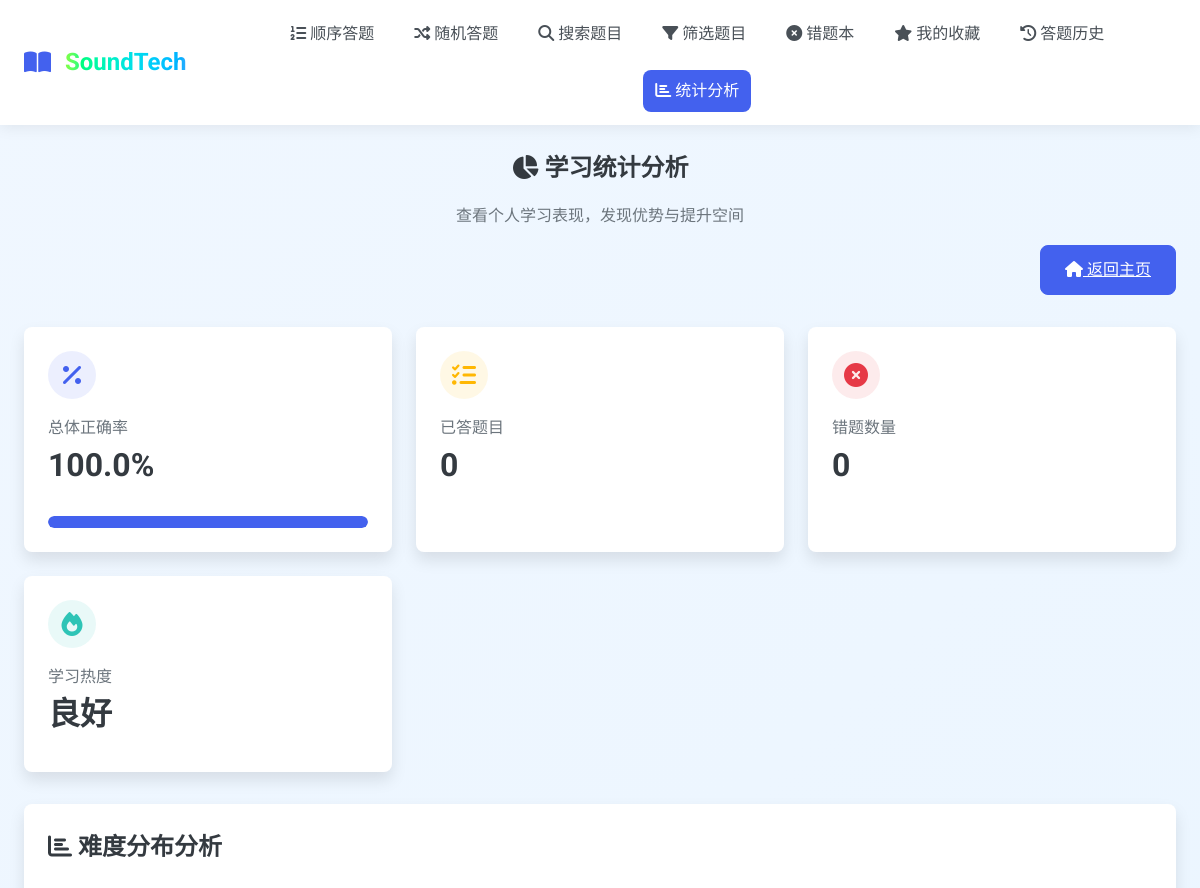
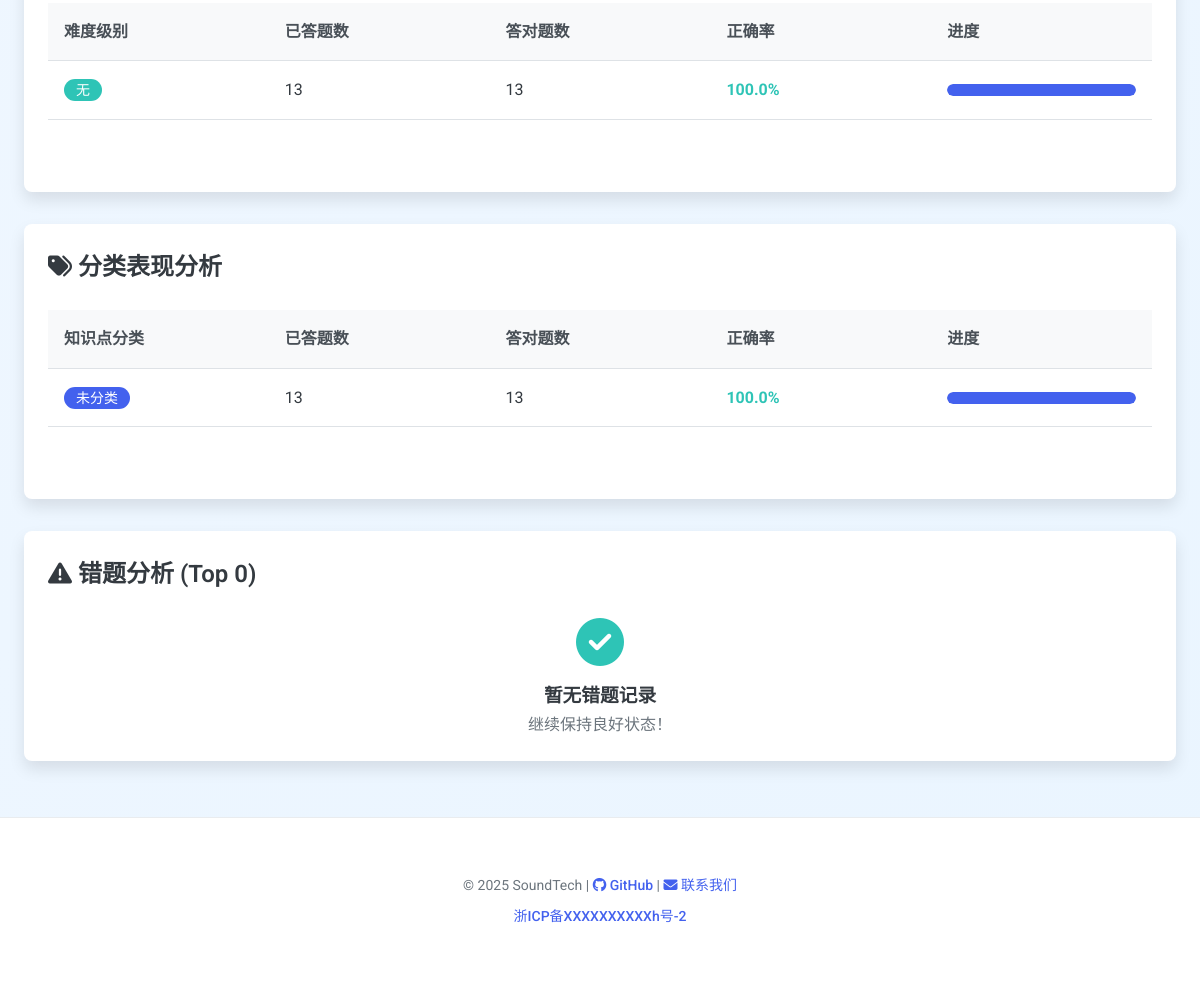
The app's page /statistics (signed in) with its own data (2 pictures, top to bottom).
### tables this page shows
CREATE TABLE questions (
        id TEXT PRIMARY KEY,
        stem TEXT NOT NULL,
        answer TEXT NOT NULL,
        difficulty TEXT,
        qtype TEXT,
        category TEXT,
        options TEXT, -- JSON stored options
        created_at DATETIME DEFAULT CURRENT_TIMESTAMP
    );

### app.py (the view)
@app.route("/statistics")
@login_required
def statistics():
    user_id = get_user_id()
    overall_accuracy, difficulty_stats, category_stats, worst_questions, recent_exams = statistics_util(user_id)
    return render_template("statistics.html",
                          overall_accuracy=overall_accuracy,
                          difficulty_stats=difficulty_stats,
                          category_stats=category_stats,
                          worst_questions=worst_questions,
                          recent_exams=recent_exams)

### app.py (called while the page is built)
@app.before_request
def log_request_info():
    if request.endpoint not in ['static']:
        app.logger.debug(f"请求: {request.method} {request.url} - IP: {request.remote_addr} - User-Agent: {request.headers.get('User-Agent', 'Unknown')}")

@app.after_request
def log_response_info(response):
    if request.endpoint not in ['static']:
        app.logger.debug(f"响应: {response.status_code} - {request.method} {request.url}")
    return response

### handlers/authentication.py (called while the page is built)
def login_required(function):
    @wraps(function)
    def decorated_function(*args, **kwargs):
        if not is_logged_in():
            flash("请先登录后再访问该页面", "error")
            return redirect(url_for("login", next=request.url))
        return function(*args, **kwargs)
    return decorated_function

def is_logged_in() -> bool:
    return "user_id" in session

def get_user_id() -> int:
    return session.get("user_id")

### handlers/database.py (called while the page is built)
def get_db() -> sqlite3.Connection:
    conn = sqlite3.connect("./static/database.db")
    conn.row_factory = sqlite3.Row
    return conn

### templates/statistics.html (shortened to what this page needs)
{% extends 'base.html' %}
{% block content %}
<div class="statistics-header mb-4">
    <h1 class="card-title mb-2"><i class="fas fa-chart-pie"></i> 学习统计分析</h1>
    <p class="text-muted">查看个人学习表现，发现优势与提升空间</p>
    <div class="text-right mt-2">
        <a href="{{ url_for('index') }}" class="btn btn-primary">
            <i class="fas fa-home"></i> 返回主页
        </a>
    </div>
</div>
<div class="card-grid mb-4">
    <div class="stat-card">
        <div class="stat-icon">
            <i class="fas fa-percentage"></i>
        </div>
        <div class="stat-label">总体正确率</div>
        <div class="stat-value">{{ overall_accuracy|round(1) }}%</div>
        <div class="progress-bar-container mt-2">
            <div class="progress-bar
                {% if overall_accuracy < 60 %}bg-danger
                {% elif overall_accuracy < 80 %}bg-warning
                {% else %}bg-success{% endif %}"
                style="width: {{ overall_accuracy }}%;">
            </div>
        </div>
    </div>
    <div class="stat-card">
        <div class="stat-icon" style="background-color: rgba(255, 183, 3, 0.1); color: var(--warning-color);">
            <i class="fas fa-tasks"></i>
        </div>
        <div class="stat-label">已答题目</div>
        <div class="stat-value">
            {% if difficulty_stats|length > 0 %}
                {% set total_answered = 0 %}
                {% for stat in difficulty_stats %}
                    {% set total_answered = total_answered + stat.total %}
                {% endfor %}
                {{ total_answered }}
            {% else %}
                0
            {% endif %}
        </div>
    </div>
    <div class="stat-card">
        <div class="stat-icon" style="background-color: rgba(230, 57, 70, 0.1); color: var(--danger-color);">
            <i class="fas fa-times-circle"></i>
        </div>
        <div class="stat-label">错题数量</div>
        <div class="stat-value">
            {% if worst_questions|length > 0 %}
                {{ worst_questions|length }}
            {% else %}
                0
            {% endif %}
        </div>
    </div>
    <div class="stat-card">
        <div class="stat-icon" style="background-color: rgba(46, 196, 182, 0.1); color: var(--success-color);">
            <i class="fas fa-fire"></i>
        </div>
        <div class="stat-label">学习热度</div>
        <div class="stat-value">
            {% if difficulty_stats|length > 0 %}
                {% if recent_exams and recent_exams|length > 0 %}
                    优秀
                {% else %}
                    良好
                {% endif %}
            {% else %}
                待提升
            {% endif %}
        </div>
    </div>
</div>
<div class="statistics-section mb-4">
    <div class="card">
        <h2 class="card-title mb-3"><i class="fas fa-chart-bar"></i> 难度分布分析</h2>
        <div class="table-container">
            <table class="table">
                <thead>
                    <tr>
                        <th>难度级别</th>
                        <th>已答题数</th>
                        <th>答对题数</th>
                        <th>正确率</th>
                        <th>进度</th>
                    </tr>
                </thead>
                <tbody>
                    {% for stat in difficulty_stats %}
                    <tr>
                        <td>
                            <span class="badge
                                {% if stat.difficulty == '简单' or stat.difficulty == '无' %}badge-success
                                {% elif stat.difficulty == '中等' %}badge-warning
                                {% else %}badge-danger{% endif %}">
                                {{ stat.difficulty }}
                            </span>
                        </td>
                        <td>{{ stat.total }}</td>
                        <td>{{ stat.correct_count }}</td>
                        <td class="font-weight-bold
                            {% if stat.accuracy < 60 %}text-danger
                            {% elif stat.accuracy < 80 %}text-warning
                            {% else %}text-success{% endif %}">
                            {{ stat.accuracy|round(1) }}%
                        </td>
                        <td>
                            <div class="progress-bar-container">
                                <div class="progress-bar
                                    {% if stat.accuracy < 60 %}bg-danger
                                    {% elif stat.accuracy < 80 %}bg-warning
                                    {% else %}bg-success{% endif %}"
                                    style="width: {{ stat.accuracy }}%;">
                                </div>
                            </div>
                        </td>
                    </tr>
                    {% endfor %}
                </tbody>
            </table>
        </div>
    </div>
</div>
{% if category_stats and category_stats|length > 0 %}
<div class="statistics-section mb-4">
    <div class="card">
        <h2 class="card-title mb-3"><i class="fas fa-tags"></i> 分类表现分析</h2>
        <div class="table-container">
            <table class="table">
                <thead>
                    <tr>
                        <th>知识点分类</th>
                        <th>已答题数</th>
                        <th>答对题数</th>
                        <th>正确率</th>
                        <th>进度</th>
                    </tr>
                </thead>
                <tbody>
                    {% for stat in category_stats %}
                    <tr>
                        <td>
                            <span class="badge badge-primary">{{ stat.category }}</span>
                        </td>
                        <td>{{ stat.total }}</td>
                        <td>{{ stat.correct_count }}</td>
                        <td class="font-weight-bold
                            {% if stat.accuracy < 60 %}text-danger
                            {% elif stat.accuracy < 80 %}text-warning
                            {% else %}text-success{% endif %}">
                            {{ stat.accuracy|round(1) }}%
                        </td>
                        <td>
                            <div class="progress-bar-container">
                                <div class="progress-bar
                                    {% if stat.accuracy < 60 %}bg-danger
                                    {% elif stat.accuracy < 80 %}bg-warning
                                    {% else %}bg-success{% endif %}"
                                    style="width: {{ stat.accuracy }}%;">
                                </div>
                            </div>
                        </td>
                    </tr>
                    {% endfor %}
                </tbody>
            </table>
        </div>
    </div>
</div>
{% endif %}
<div class="statistics-section mb-4">
    <div class="card">
        <h2 class="card-title mb-3"><i class="fas fa-exclamation-triangle"></i> 错题分析 (Top {{ worst_questions|length }})</h2>
        {% if worst_questions|length > 0 %}
            <div class="wrong-questions-list">
                {% for q in worst_questions %}
                <div class="wrong-question-item">
                    <div class="wrong-question-header">
                        <div class="wrong-question-id">
                            <span class="badge badge-danger">题 {{ q.question_id }}</span>
                            <span class="wrong-count">错误次数: {{ q.wrong_times }}</span>
                        </div>
                        <a href="{{ url_for('show_question', qid=q.question_id) }}" class="btn btn-sm btn-outline-primary">
                            <i class="fas fa-external-link-alt"></i> 查看题目
                        </a>
                    </div>
                    <p class="wrong-question-stem">{{ q.stem }}</p>
                </div>
                {% endfor %}
            </div>
        {% else %}
            <div class="empty-state text-center py-5">
                <i class="fas fa-check-circle" style="font-size: 3rem; color: var(--success-color); margin-bottom: 1rem;"></i>
                <h3>暂无错题记录</h3>
                <p class="text-muted">继续保持良好状态！</p>
            </div>
        {% endif %}
    </div>
</div>
{% endblock %}

### templates/statistics.html (style rules this page uses)
.statistics-header { text-align: center; }

### records on screen
questions: difficulty "无", total "13", correct_count "13", accuracy "100.0"

### other values on screen
{{ overall_accuracy|round(1) }} "100.0"
{{ total_answered }} "0"
{{ stat.category }} "未分类"
{{ stat.total }} "13"
{{ stat.correct_count }} "13"
{{ stat.accuracy|round(1) }} "100.0"
{{ worst_questions|length }} "0"
{{ current_year|default(2025) }} "2025"
